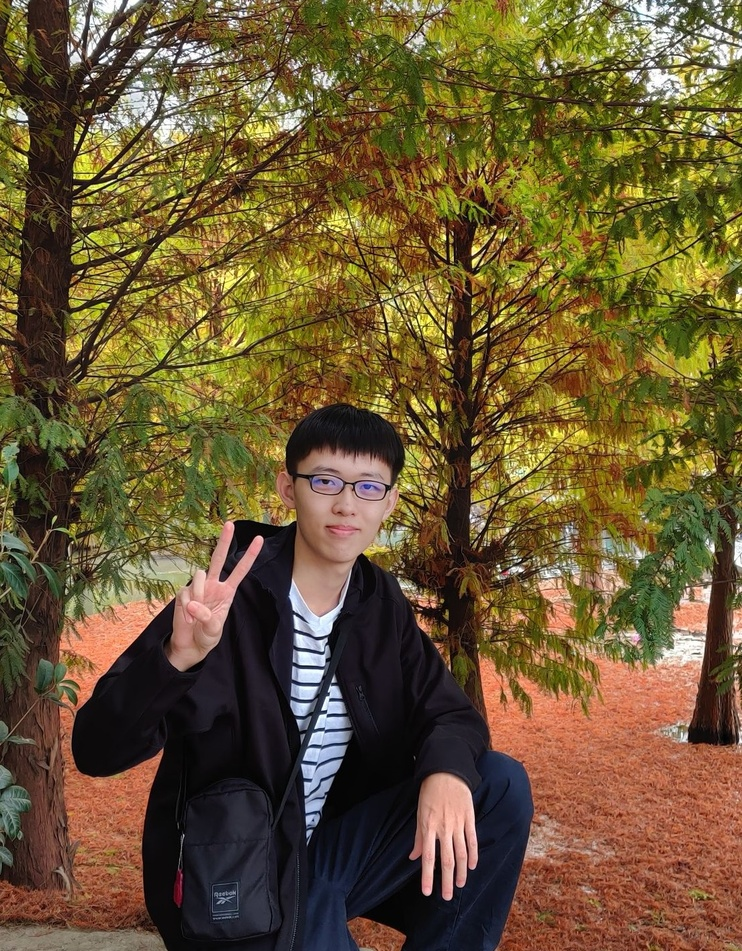
#> input picture 329331.jpg, 742 x 951 px, shrunk from 1105 x 1417 before the run; its folder holds only this picture in this run
$ python -i edge_enhancement.py   (imports and definitions only)   (older library calls are emulated)
#> lines starting #> are read from the running program, lines starting #| are printed output that depends on the picture; after the words box and inside, x2 and y2 are one past the last pixel; in counts of white or black regions, pixels touching at a corner belong together
#> further down, picture is the input picture: shape (951, 742, 3); mean B, G, R 51.6, 87.4, 106.5
import cv2
#import numpy as np
from glob import glob
import os


def edge_enhance(img):
    gray_img = cv2.cvtColor(img, cv2.COLOR_BGR2GRAY)
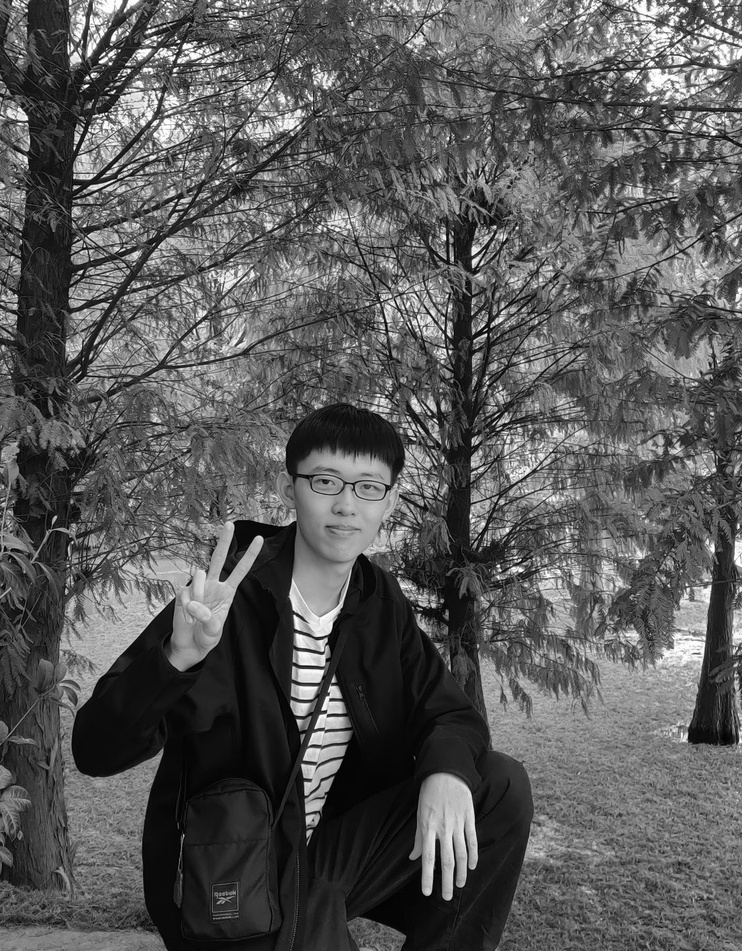
#> gray_img: shape (951, 742); min 0, max 255, mean 89.1

    gauss_img = cv2.GaussianBlur(gray_img, (5, 5), sigmaX=1.5)
    equal_img = cv2.equalizeHist(gauss_img)
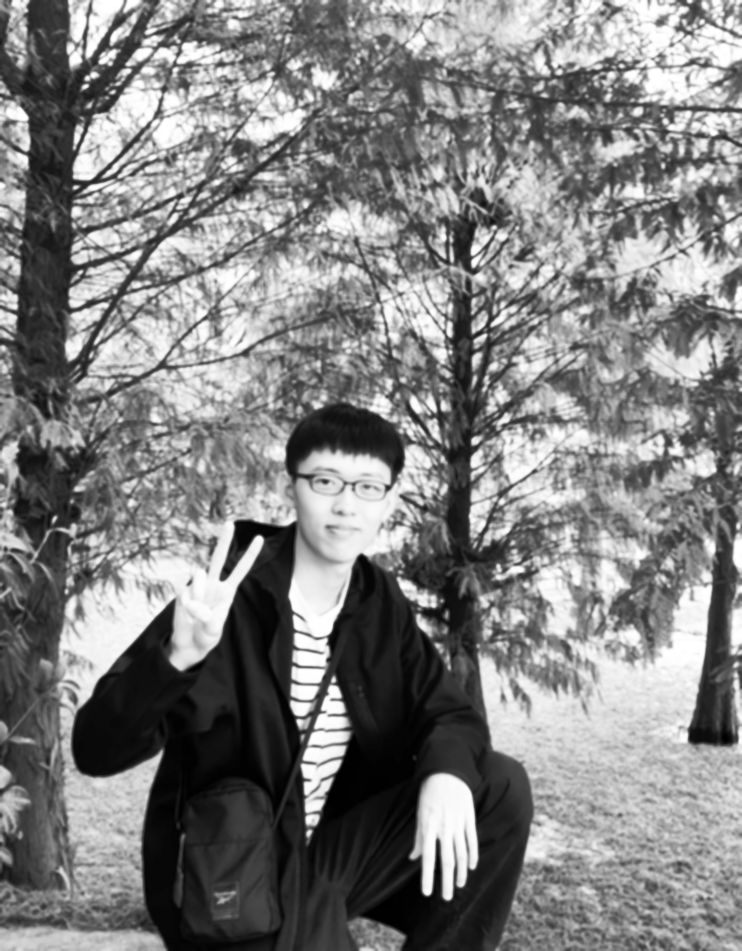
#> equal_img: shape (951, 742); min 0, max 255, mean 128.3

    #Canny#
    canny_img = cv2.Canny(equal_img, 70, 180, L2gradient=True, apertureSize=3)
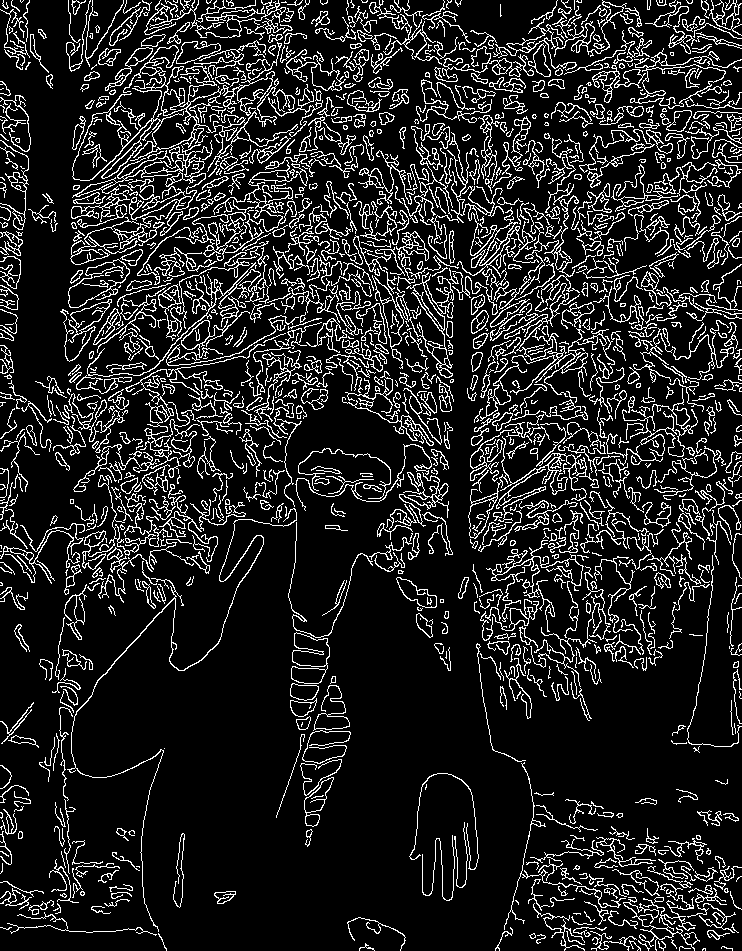
#> canny_img: shape (951, 742); 13.7% white in thin lines or dots

    img[canny_img == 255, :] = 0
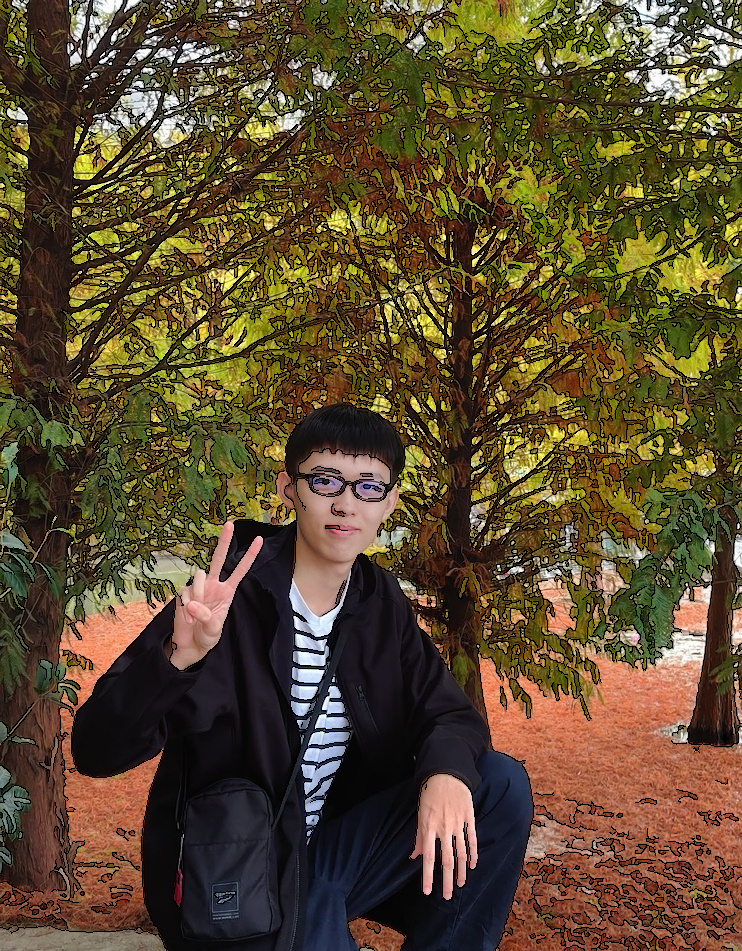
#> img: shape (951, 742, 3); 13.74% of pixels changed, all inside (x1, y1, x2, y2) = (0, 0, 742, 951)
    return img


def edge_enhance_from_dir(tar_dir, save_dir):
    img_list = glob(tar_dir+"/*.*")
    for name in img_list:
        print(name)
        img = cv2.imread(name)
        img = edge_enhance(img)
        cv2.imwrite(save_dir+"/"+os.path.basename(name), img)


# [25 lines of commented-out code are left out]

>>> import cv2
>>> picture = cv2.imread('../329331.jpg')
>>> result = edge_enhance(picture)
